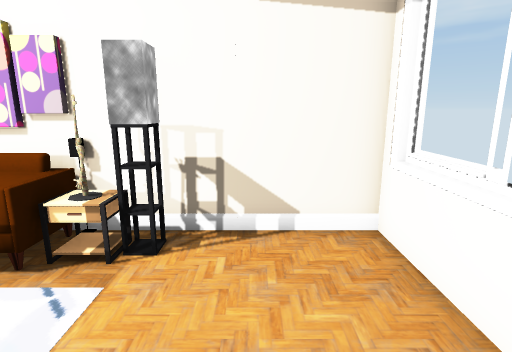
[1] (above)

16 first-person views from a walk through a scene from a Unity 3-D project. The camera is 1.3 m above the floor, tilts 12° down and sees 80° across. The floor is counted in squares, 0.5 m on a side. Each view is taken from the middle of a square. On the plan, view 1 faces up. The plan holds only what a view shows up to about 20 squares ahead; the rest is blank. The player character is not drawn. Some animated figures are left out. Door leaves are left out, so doorways stand open. Some surface patterns are stand-ins.

[2]
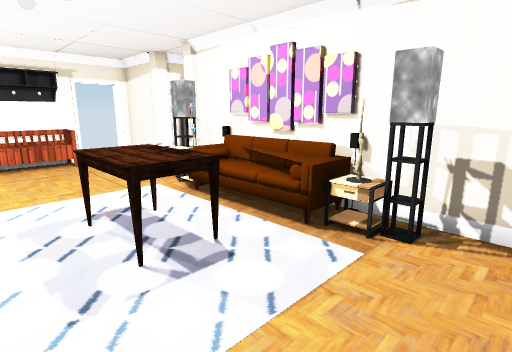

[3]
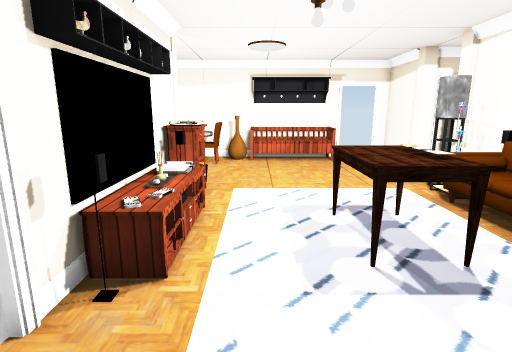

[4]
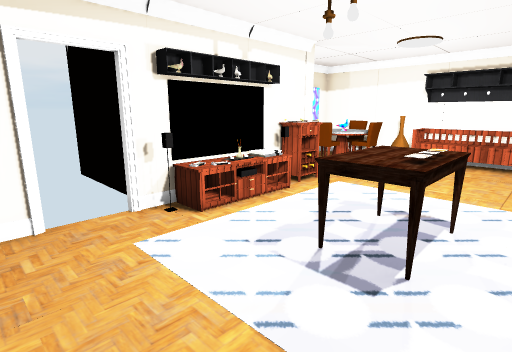

[5]
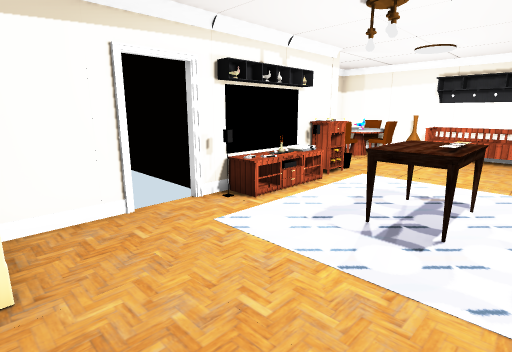

[6]
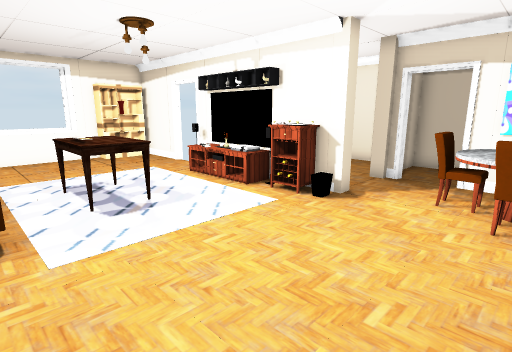

[7]
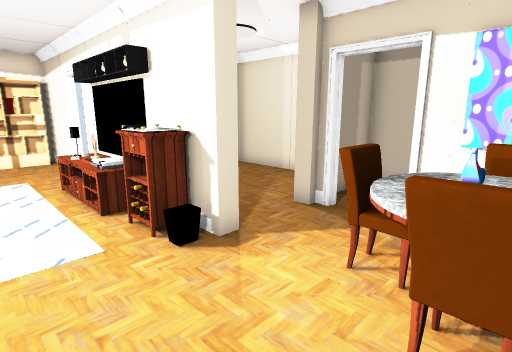

[8]
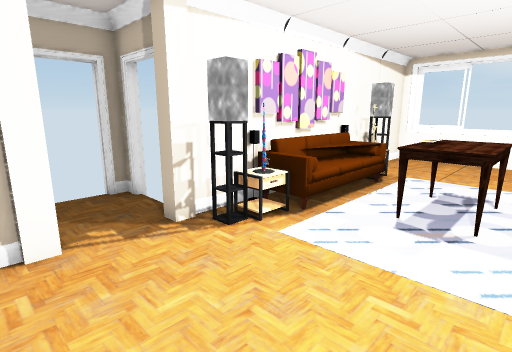

[9]
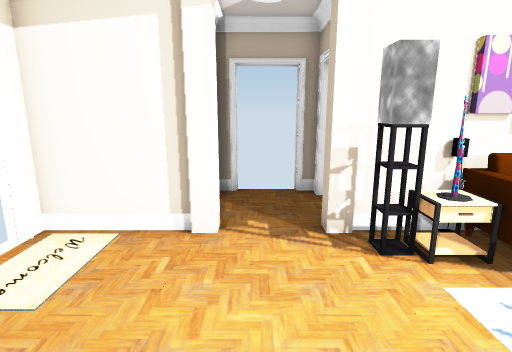

[10]
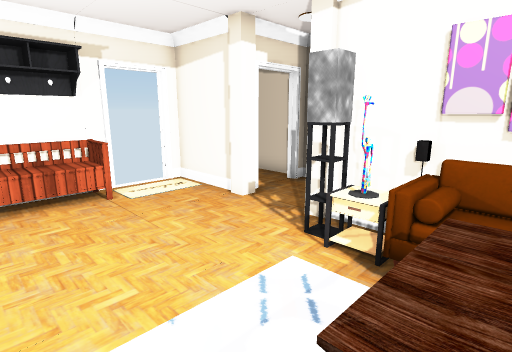

[11]
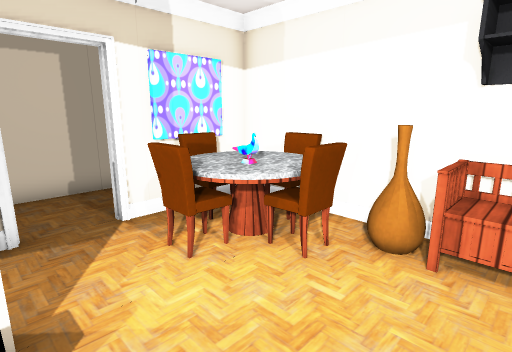

[12]
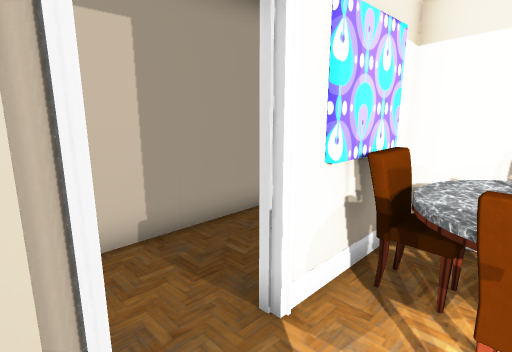

[13]
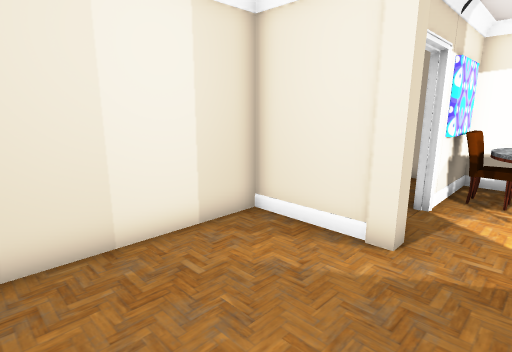

[14]
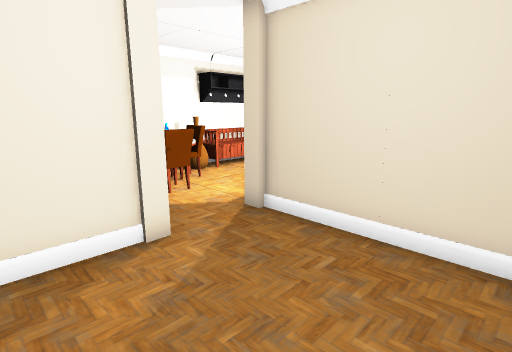

[15]
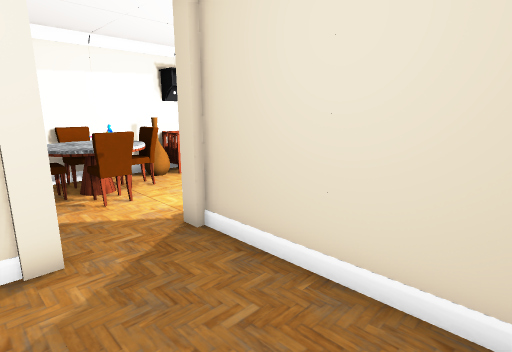

[16]
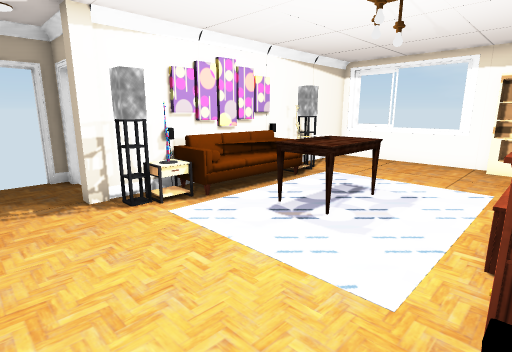

### Floor plan
Key: @ floor where view 1 was taken; # wall or solid block; x gap in a wall; . main floor; : floor 0.5 m higher than the main floor; D open door; = window, fence, low wall or low ledge; S sofa; R rug; P pillar; H shelf; B bench; T table; A vase; C chair; I cabinet; N console.
Columns run from 18 left of view 1 to 3 right of it. Each row starts with its distance up from view 1.
 10 #####DD#
  9   ..D..D
  8    .D..D#
  7 ####P..P#######
  6 #  ##..###############
  5 D......###S:SS###....=
  4 D.........RRRRR......#
  3 HB.......  TTT  .....=
  2 ##....... TTTT  .....=
  1 ##....... TTTT  .....=
  0 ##.......  .    ..@..#
 -1 ###......       ....H#
 -2 #A .......TTTT...... #
 -3 #.CC... IINNTT#.....H#
 -4 #CTTC..P#######DDx####
 -5 CCTTC.........#
 -6 #TTTT.........#
 -7 #####DDP.....
 -8 ##  #.##......
 -9  # ....#......
-10  #######......
-11       #########

Positions as (right, up) in squares from view 1, and headings:
1: (0, 0), facing up
2: (0, -1), facing up-left
3: (0, -1), facing left
4: (0, 4), facing down-left
5: (2, 4), facing down-left
6: (-16, 5), facing down-right
7: (-16, 0), facing down-right
8: (-15, 0), facing up-right
9: (-13, 0), facing up
10: (-7, 0), facing up-left
11: (-11, 0), facing down-left
12: (-11, -5), facing down-left
13: (-5, -5), facing down-left
14: (-5, -10), facing up-left
15: (-5, -8), facing up-left
16: (-14, -3), facing up-right
